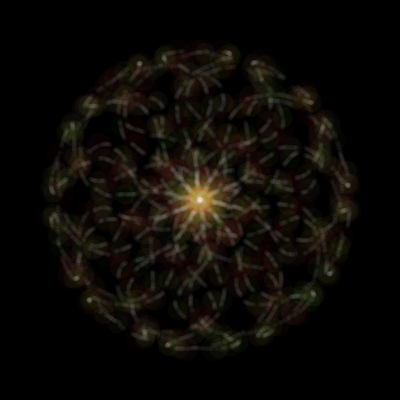
Frame 1 (no input)
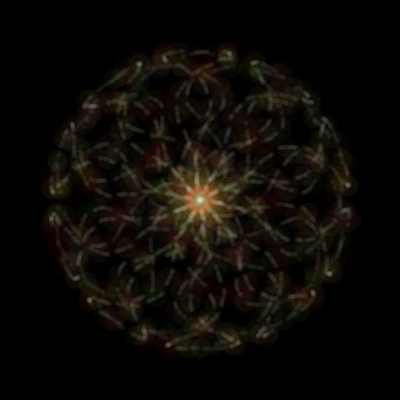
Frame 60 (the mouse pressed at the canvas centre just before this capture)
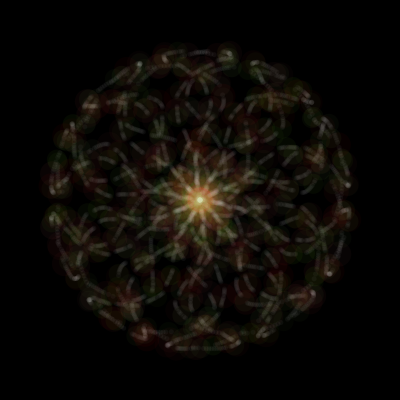
Frame 120 (the mouse held since frame 60 and released just before this capture)

The Processing sketch that drew these frames (run headless with seeded random() and noise(); from frame 60 on, the mouse is pressed at the canvas centre):

// Processing sketch: processing_185836
// ── processing_185836.pde

float a;
float b;
float c;
float d;
int num = 5000;
float x;
float y;
float r1 = 0;//266549;//0;
float t1 = 0.1;
float r2 = 0;//1320000;//0;
float t2 = 1;
float h2 = 0.5;
float r3 = 0;//133274;//0;
float t3 = 0.1;
float h3 = 0.2;

float r1_goal = r1 + t1;// * num;
float r2_goal = r2 + t2;// * num;
float r3_goal = r3 + t3;// * num;

float R;
float theta = 0;

void setup() {
  size(400, 400);
  colorMode(HSB, 360, 100, 100);
  background(0);
  smooth();

  //noLoop();
}

void draw() {
  background(0);

  pushMatrix();
  translate(width/2, height/2);
  rotate(radians(90));
  noStroke();
  for (int i = 0;i <= num;i += 1) {
    b = pow(sin(r2), 2);
    a = b * h2 *5; 
    c = (cos(r2*3)+sin(r2*5))/3;
    x = 60 * a * sin(r3 + c);
    y = 60 * a * cos(r3 + c);

    r1 += t1;
    r2 += t2;
    r3 += t3;

    if (i % 15 == 0) {
      R = 25;
      fill(0, random(50, 100), random(50, 100), 10);
    }
    else if (i % 11 == 0 ) {
      R = 20;
      fill(90, random(50, 100), random(50, 100), 10);
    }
    else {
      R = 5;
      fill(360, 10);
    }
    ellipse(x, y, R, R);
  }

  r1 = r1_goal;
  r2 = r2_goal;
  r3 = r3_goal;

  popMatrix();
}
